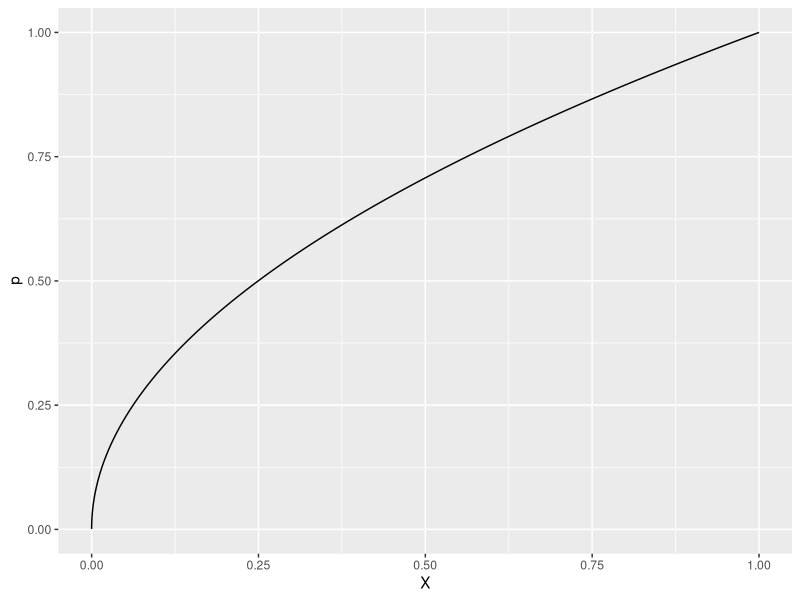
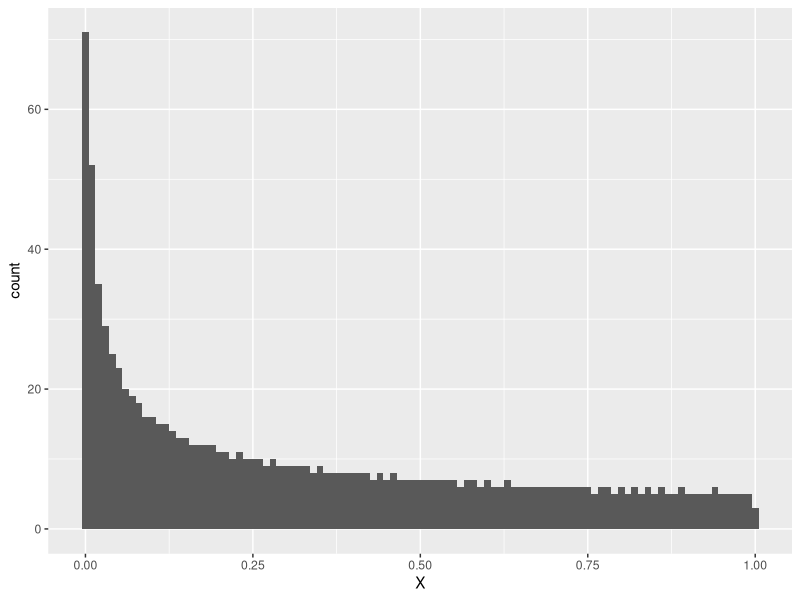
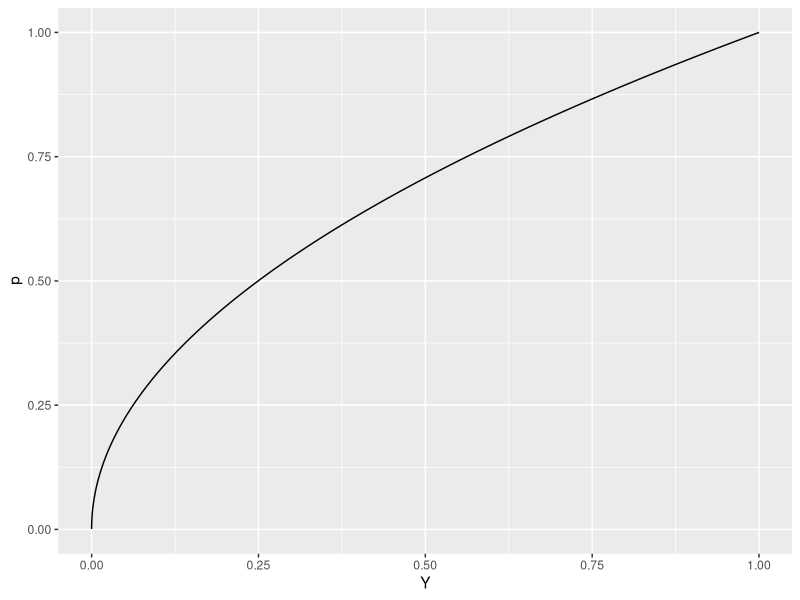
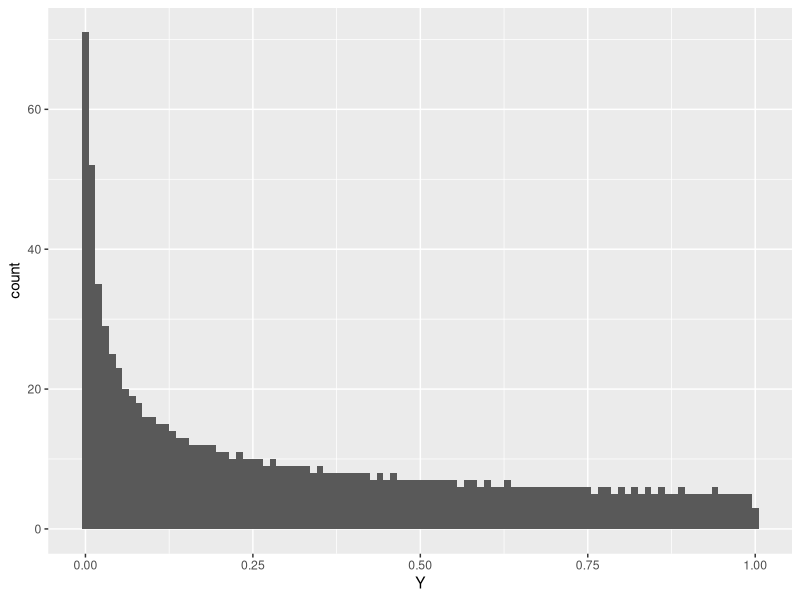
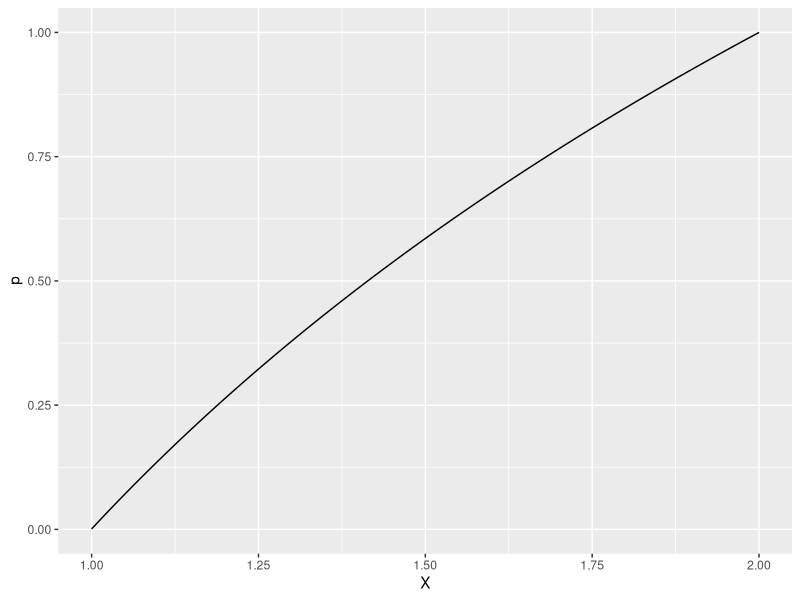
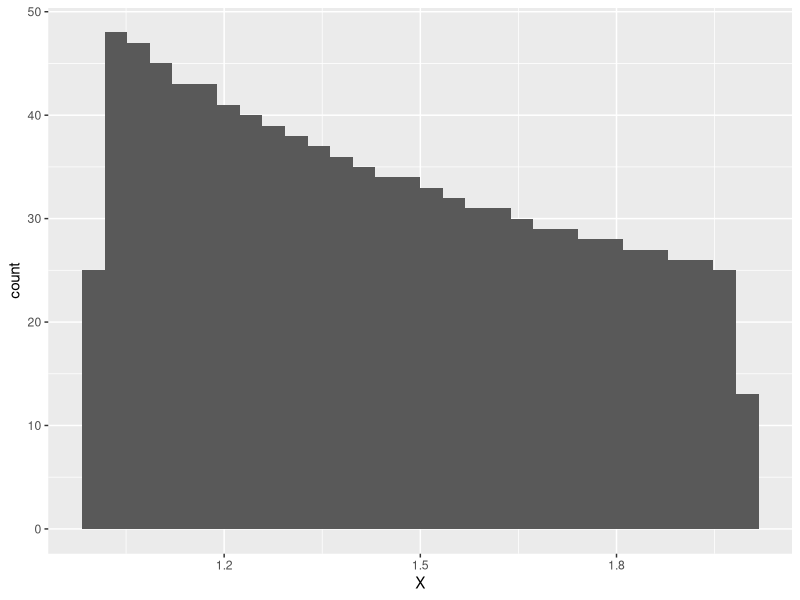
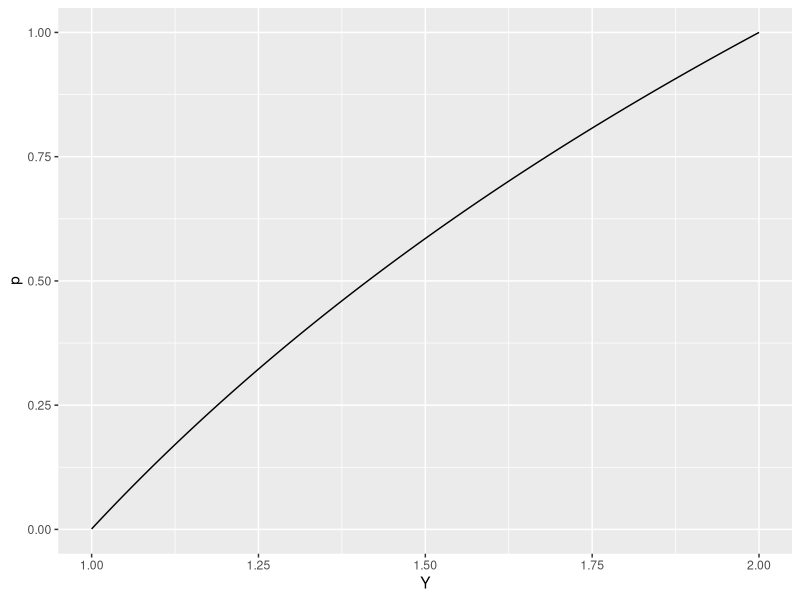
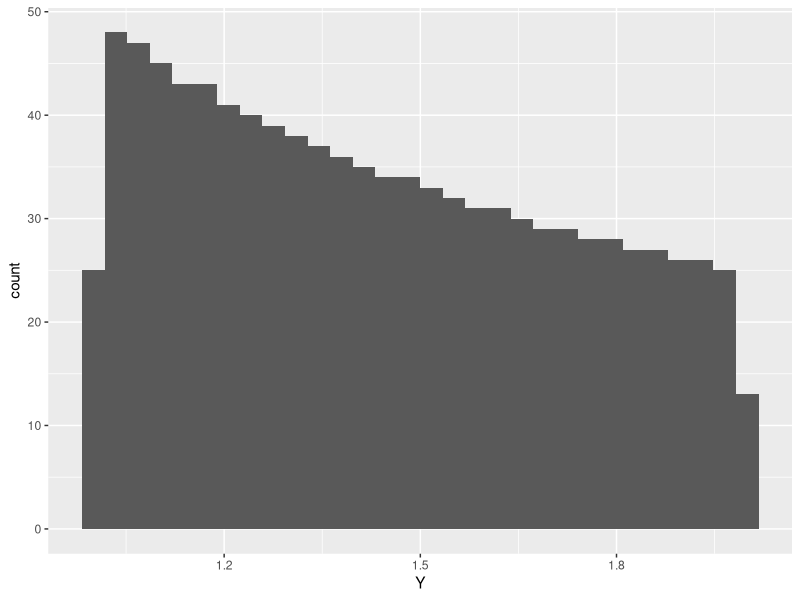

R code for these plots, in order:
library(tidyverse)
#2.1

  # TALBE
    values <- tibble(w = seq(0,1,length = 1000),
                     X = w^2,
                     Y = (1-w)^2,)
    
  # CDF FUNCTION
    CDF <- function(df, rv) {
      
      rv <- enquo(rv)
      df %>% 
        arrange(!!rv) %>% 
        mutate(p = row_number()/nrow(df)) %>% 
        ggplot() +
        geom_line(aes(x = !!rv, y = p))
      
    }
  # X CDF
    X_CDF <- CDF(values,X)
    X_CDF
  
  # X PDF
    X_PDF <- values %>% 
      ggplot()+
      geom_histogram(aes(x = X), binwidth = .01)
    
    X_PDF
    

  # Y CDF
Y_CDF <- CDF(df=values,rv = Y)

Y_CDF

  # Y PDF

Y_PDF <- values %>% 
  ggplot()+
  geom_histogram(aes(x = Y), binwidth = .01)

Y_PDF

# 2.2 and 2.3
custom <- tibble(w = seq(0,1,length = 1000),
                 X = 2^w,
                 Y = 2^(1-w))
# CUSTOM X CDF
CX_CDF <- CDF(custom,X)

CX_CDF
# CUSTOM X PDF

CX_PDF <- custom %>% 
  ggplot()+
  geom_histogram(aes(x = X))

CX_PDF

# CUSTOM Y CDF
CY_CDF <- CDF(custom,Y)

CY_CDF
# CUSTOM Y PDF

CY_PDF <- custom %>% 
  ggplot()+
  geom_histogram(aes(x = Y))

CY_PDF

# 3.1

rlaplace <-  function(n, location = 0, scale = 1) {
  (1/(2*scale))^(-(abs(n-location)/scale))
}

rlaplace(1)

test <- tibble(w = seq(-10,10,length = 100),
               X = rlaplace(w)) %>% 
  ggplot()+
  geom_histogram(aes(x=X))

test  


